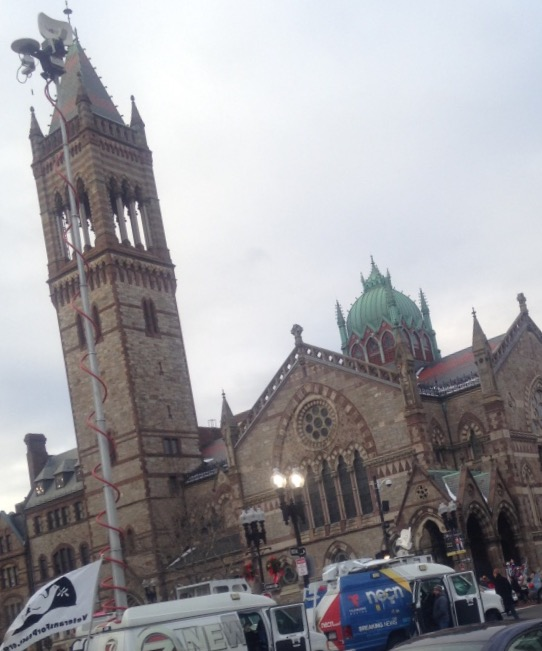
#> input picture Assignments/Ass3/Boston1.jpeg, 542 x 651 px
$ python cameraCalibrate3.py
#> lines starting #> are read from the running program, lines starting #| are printed output that depends on the picture; after the words box and inside, x2 and y2 are one past the last pixel; in counts of white or black regions, pixels touching at a corner belong together
import numpy as np
import cv2 as cv
from matplotlib import pyplot as plt

img1 = cv.imread('Boston1.jpeg', cv.IMREAD_GRAYSCALE)  #queryimage # left image
#> img1: shape (651, 542); min 11, max 255, mean 157.2
img2 = cv.imread('Boston.jpeg', cv.IMREAD_GRAYSCALE) #trainimage # right image
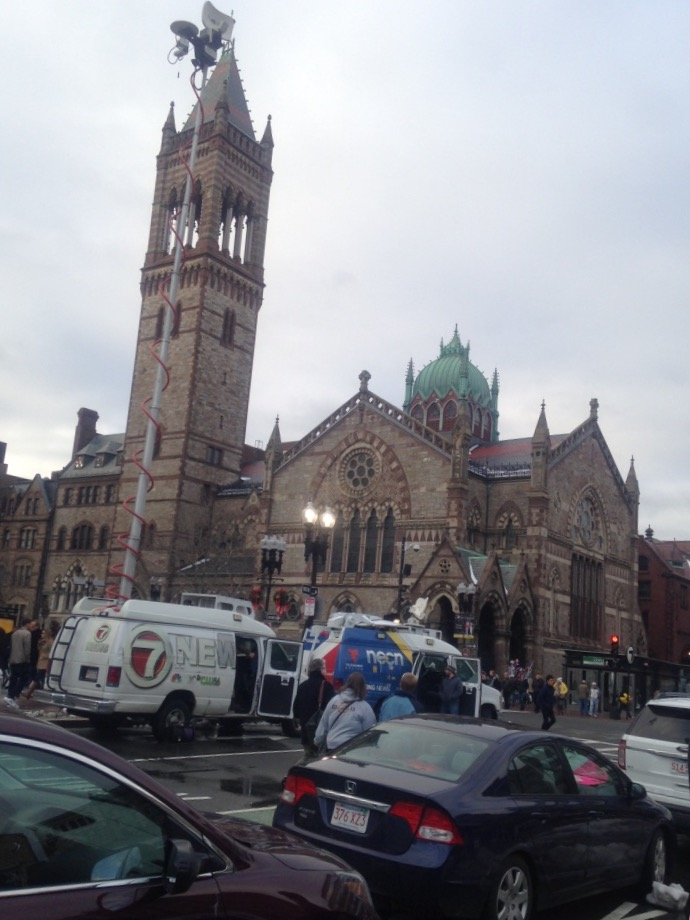
#> input picture Assignments/Ass3/Boston.jpeg, 690 x 920 px
#> img2: shape (920, 690); min 4, max 255, mean 135.1

sift = cv.SIFT_create()

# find the keypoints and descriptors with SIFT
kp1, des1 = sift.detectAndCompute(img1,None)
#> kp1 = 2280 keypoints; strongest (x, y, size): (387, 558, 4), (297, 480, 9.7), (98, 161, 80.7), (35, 444, 14.6)
kp2, des2 = sift.detectAndCompute(img2,None)
#> kp2 = 3148 keypoints; strongest (x, y, size): (396, 622, 4.2), (328, 520, 9.6), (334, 757, 1.9), (218, 169, 83.1)

# FLANN parameters
FLANN_INDEX_KDTREE = 1
index_params = dict(algorithm = FLANN_INDEX_KDTREE, trees = 5)
search_params = dict(checks=50)

flann = cv.FlannBasedMatcher(index_params,search_params)
matches = flann.knnMatch(des1,des2,k=2)
#> matches = 2280 matches

pts1 = []
pts2 = []

# ratio test as per Lowe's paper
for i,(m,n) in enumerate(matches):
    if m.distance < 0.8*n.distance:
        pts2.append(kp2[m.trainIdx].pt)
        pts1.append(kp1[m.queryIdx].pt)
#> after the loop, pts1 = 1148 pairs, first value 6.88 to 537, second value 17.52 to 646.6; pts2 = 1148 pairs, first value 5.88 to 686.5, second value 11.61 to 889.1

pts1 = np.int32(pts1)
#> pts1 = 1148 pairs, first value 6 to 536, second value 17 to 646
pts2 = np.int32(pts2)
#> pts2 = 1148 pairs, first value 5 to 686, second value 11 to 889
F, mask = cv.findFundamentalMat(pts1,pts2,cv.FM_LMEDS)
#> F = [[1.59e-06, 5.22e-06, -0.00577], [-5.36e-06, 1.33e-06, 0.00403], [0.00416, -0.0061, 1]]; mask = 1148 values, max 1 at index 0, min 0 at index 6, mean 0.843

# We select only inlier points
pts1 = pts1[mask.ravel()==1]
#> pts1 = 968 pairs, first value 6 to 536, second value 34 to 646
pts2 = pts2[mask.ravel()==1]
#> pts2 = 968 pairs, first value 21 to 601, second value 44 to 725

def drawlines(img1,img2,lines,pts1,pts2):
    ''' img1 - image on which we draw the epilines for the points in img2
        lines - corresponding epilines '''
    r,c = img1.shape
    img1 = cv.cvtColor(img1,cv.COLOR_GRAY2BGR)
    img2 = cv.cvtColor(img2,cv.COLOR_GRAY2BGR)
    for r,pt1,pt2 in zip(lines,pts1,pts2):
        color = tuple(np.random.randint(0,255,3).tolist())
        x0,y0 = map(int, [0, -r[2]/r[1] ])
        x1,y1 = map(int, [c, -(r[2]+r[0]*c)/r[1] ])
        img1 = cv.line(img1, (x0,y0), (x1,y1), color,1)
        img1 = cv.circle(img1,tuple(pt1),5,color,-1)
        img2 = cv.circle(img2,tuple(pt2),5,color,-1)
    return img1,img2

# Find epilines corresponding to points in right image (second image) and
# drawing its lines on left image
lines1 = cv.computeCorrespondEpilines(pts2.reshape(-1,1,2), 2,F)
#> lines1 = 968 rows, first 8: [0.237, -0.971, 565.2], [0.283, -0.959, 511.6], [0.255, -0.967, 544], [0.252, -0.968, 547.6], [0.216, -0.976, 589.1], [0.242, -0.97, 559.1], [0.246, -0.969, 554.7], [0.244, -0.97, 557.4]
lines1 = lines1.reshape(-1,3)
img5,img6 = drawlines(img1,img2,lines1,pts1,pts2)
#> the loop in drawlines, `for r,pt1,pt2 in zip(lines,pts1,pts2):` made 968 passes
#> (r, pt1, pt2, color, y0, y1) on passes 1 to 3: ([0.237, -0.971, 565.2], [6, 583], [22, 544], (172, 47, 117), 581, 714), ([0.283, -0.959, 511.6], [7, 536], [36, 499], (192, 67, 251), 533, 693), ([0.255, -0.967, 544], [8, 565], [29, 527], (195, 103, 9), 562, 705)
#> pass 1, in drawlines, `img2 = cv.circle(img2,tuple(pt2),5,color,-1)`:
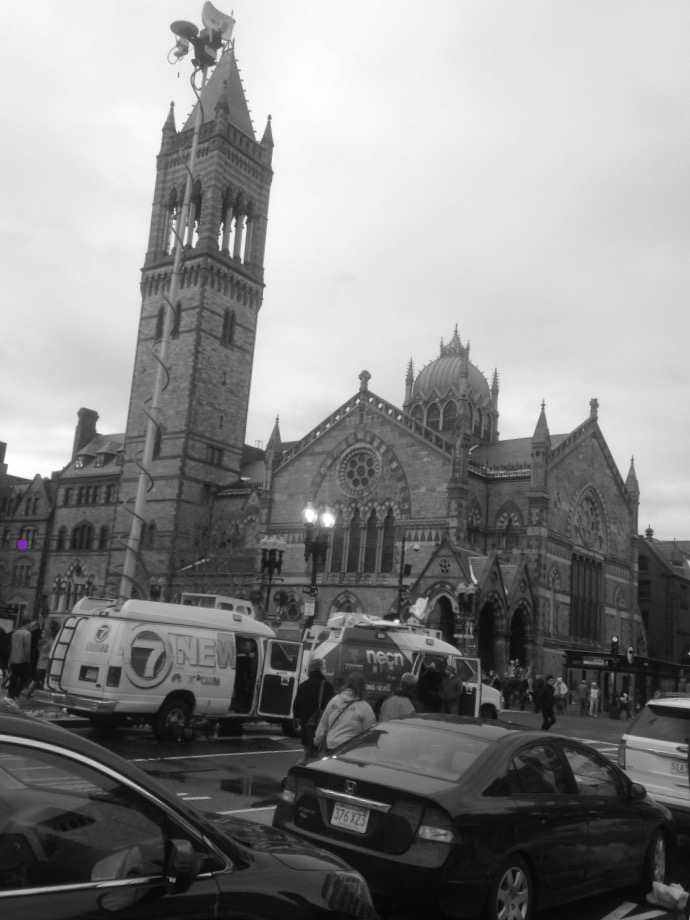
#> img2: shape (920, 690, 3); mean B, G, R 135.2, 135.1, 135.2
#> after the loop in drawlines, `for r,pt1,pt2 in zip(lines,pts1,pts2):`:
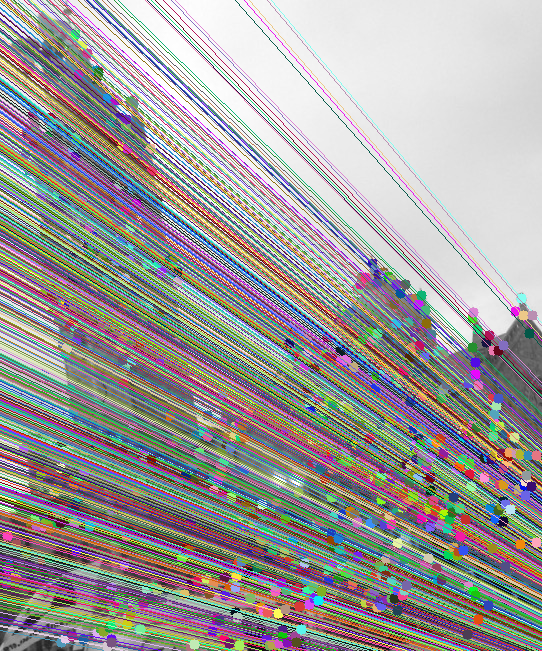
#> img1: shape (651, 542, 3); mean B, G, R 153.7, 154.7, 157.5
#> after the loop in drawlines, `for r,pt1,pt2 in zip(lines,pts1,pts2):`:
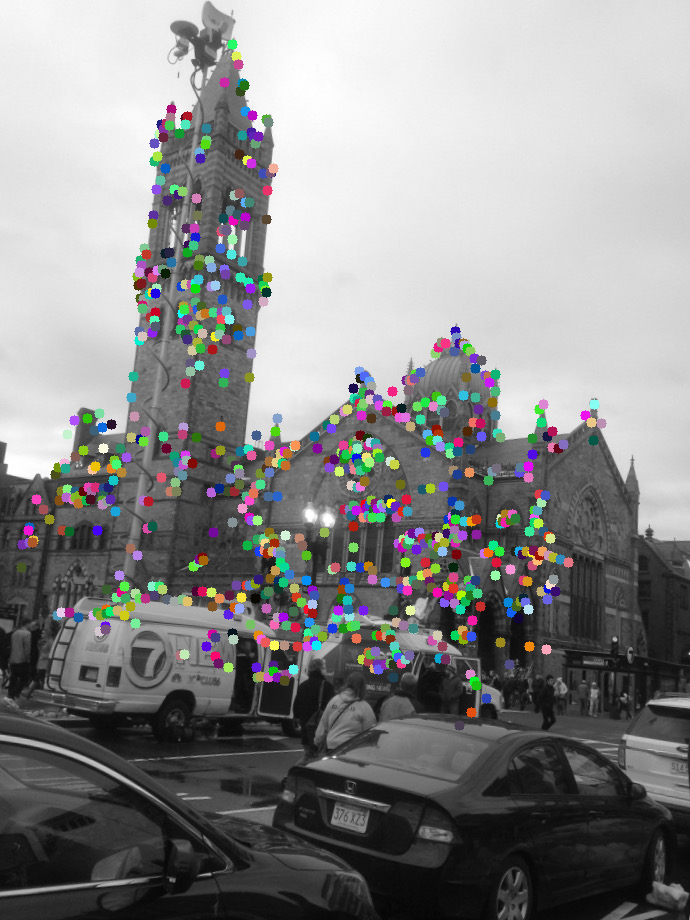
#> img2: shape (920, 690, 3); 8.44% of pixels changed, all inside (x1, y1, x2, y2) = (16, 39, 607, 731)

# Find epilines corresponding to points in left image (first image) and
# drawing its lines on right image
lines2 = cv.computeCorrespondEpilines(pts1.reshape(-1,1,2), 1,F)
#> lines2 = 968 rows, first 8: [-0.495, 0.869, -461.5], [-0.533, 0.846, -403.5], [-0.51, 0.86, -438.7], [-0.508, 0.861, -442.4], [-0.478, 0.878, -487], [-0.499, 0.867, -455.9], [-0.503, 0.864, -450], [-0.499, 0.866, -455]
lines2 = lines2.reshape(-1,3)
img3,img4 = drawlines(img2,img1,lines2,pts2,pts1)
#> the loop in drawlines (call 2), `for r,pt1,pt2 in zip(lines,pts1,pts2):` made 968 passes
#> (r, pt1, pt2, color, y0, y1) on passes 1 to 3: ([-0.495, 0.869, -461.5], [22, 544], [6, 583], (213, 157, 181), 531, 924), ([-0.533, 0.846, -403.5], [36, 499], [7, 536], (67, 56, 203), 476, 911), ([-0.51, 0.86, -438.7], [29, 527], [8, 565], (119, 79, 45), 510, 919)
#> pass 1, in drawlines (call 2), `img1 = cv.line(img1, (x0,y0), (x1,y1), color,1)`:
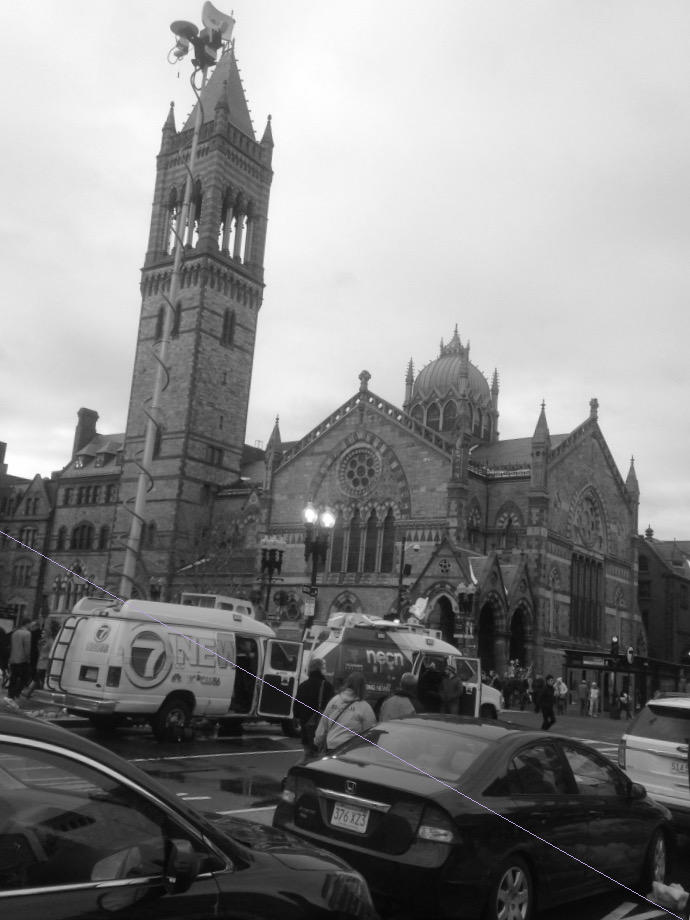
#> img1: shape (920, 690, 3); mean B, G, R 135.3, 135.2, 135.3
#> after the loop in drawlines (call 2), `for r,pt1,pt2 in zip(lines,pts1,pts2):`:
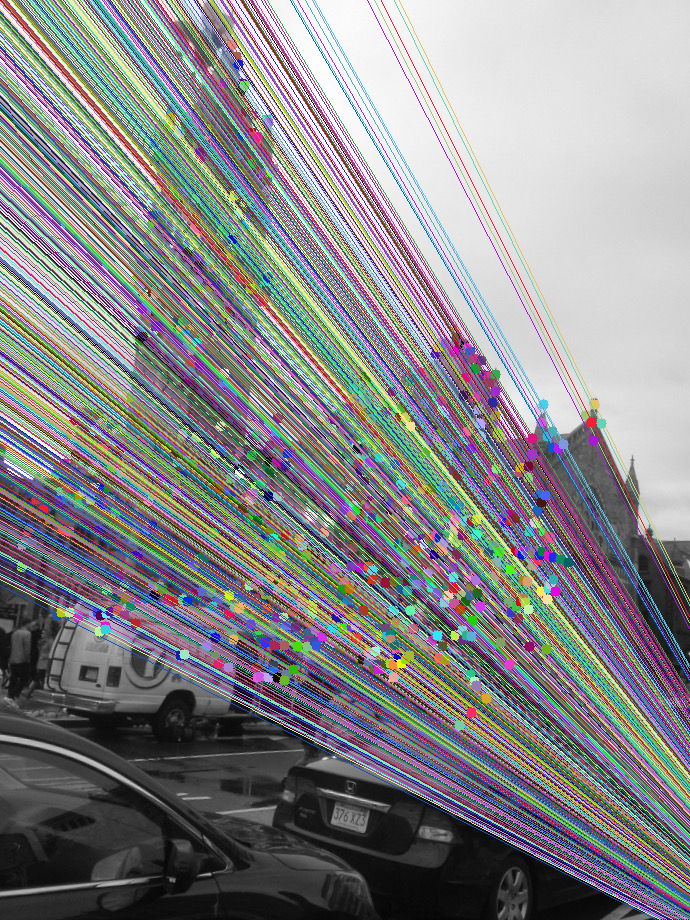
#> img1: shape (920, 690, 3); mean B, G, R 136.8, 134.5, 135
#> after the loop in drawlines (call 2), `for r,pt1,pt2 in zip(lines,pts1,pts2):`:
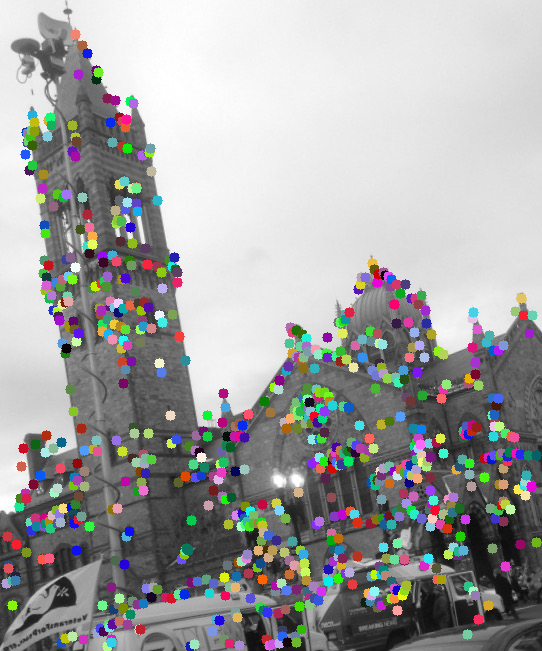
#> img2: shape (651, 542, 3); mean B, G, R 161, 160.9, 160.9

plt.subplot(121),plt.imshow(img5)
plt.subplot(122),plt.imshow(img3)
plt.show()
#> figure, not shown here; B, G, R data is drawn as R, G, B
